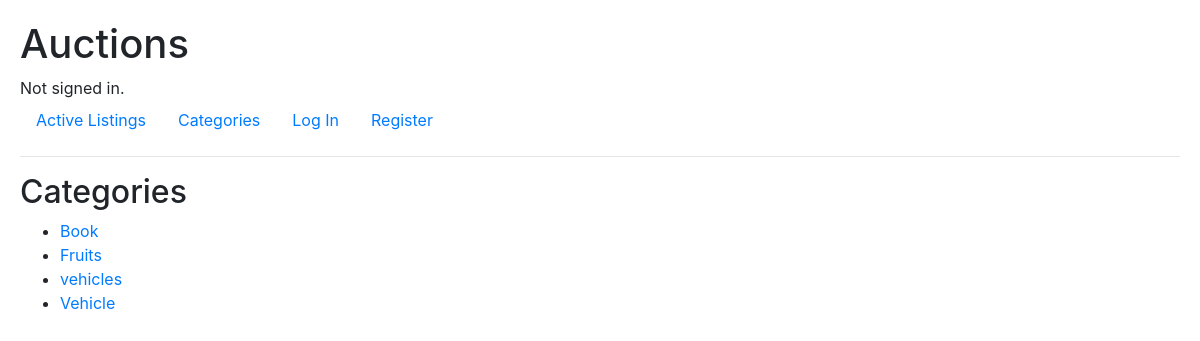
The page /categories on the database its author committed.
### auctions/models.py (models this page shows, shortened)
class Listings(models.Model):
    owner = models.ForeignKey(
        User, on_delete=models.CASCADE, related_name="owned_listings")
    title = models.CharField(
        max_length=64, help_text="The title to be displayed for the listing")
    description = models.CharField(max_length=2048, help_text="A longer description that lets users know more about "
                                                              "what you're selling!")
    starting_bid = models.DecimalField(max_digits=8, decimal_places=2, help_text="What is the starting price you want "
                                                                                 "to sell your product for? All "
                                                                                 "prices are in USD!")
    image_url = models.CharField(max_length=2048, blank=True, help_text="This is not required, but if you want to "
                                                                        "include an image for your product, "
                                                                        "please include an online url for it here!")
    category = models.CharField(max_length=64, blank=True, help_text="Again, not required, but this could help your "
                                                                     "product gain the spotlight it deserves! "
                                                                     "Examples of categories include Fashion, Toys, "
                                                                     "Electronics, Home, etc.")
    watchlist_users = models.ManyToManyField(
        User, blank=True, related_name="watchlist_items")
    closed = models.BooleanField(default=False)

### auctions/views.py (the view)
# urls.py: path("categories", views.category_listing_page, name="category listing")
def category_listing_page(request):
    categories = list(
        set([listing.category for listing in Listings.objects.all() if listing.category]))
    print(categories)
    return render(request, "auctions/categories.html", {
        'categories': categories
    })

### auctions/templates/auctions/categories.html
{% extends "auctions/layout.html" %}
{% block body %}
<h2>Categories</h2>
<ul>
    {% for category in categories %}
    <li>
        <a href="{% url 'filtered index' category %}">{{ category }}</a>
    </li>
    {% endfor %}
</ul>
{% endblock %}

### auctions/templates/auctions/layout.html (shortened to what this page needs)
{% load static %}
<!DOCTYPE html>
<html lang="en">
<head>
    <link rel="stylesheet" href="https://stackpath.bootstrapcdn.com/bootstrap/4.4.1/css/bootstrap.min.css"
>
    <link href="{% static 'auctions/styles.css' %}" rel="stylesheet">
</head>
<body>
    <h1>Auctions</h1>
    <div>
        {% if user.is_authenticated %}
        Signed in as <strong>{{ user.username }}</strong>.
        {% else %}
        Not signed in.
        {% endif %}
    </div>
    <ul class="nav">
        <li class="nav-item">
            <a class="nav-link" href="{% url 'index' %}">Active Listings</a>
        </li>
        <li class="nav-item">
            <a class="nav-link" href="{% url 'category listing' %}">Categories</a>
        </li>
        {% if user.is_authenticated %}
        <li class="nav-item">
            <a class="nav-link" href="{% url 'watchlist page' %}">Watchlist Items</a>
        </li>
        <li class="nav-item">
            <a class="nav-link" href="{% url 'create listing' %}">Create a New Listings</a>
        </li>
        <li class="nav-item">
            <a class="nav-link" href="{% url 'logout' %}">Log Out</a>
        </li>
        {% else %}
        <li class="nav-item">
            <a class="nav-link" href="{% url 'login' %}">Log In</a>
        </li>
        <li class="nav-item">
            <a class="nav-link" href="{% url 'register' %}">Register</a>
        </li>
        {% endif %}
    </ul>
    <hr>
    {% block body %}
    {% endblock %}
</body>
</html>

### auctions/static/auctions/styles.css (style rules this page uses)
body { padding: 20px; }

### rows shown on the page
Listings: categories "Book"
Listings: categories "Fruits"
Listings: categories "vehicles"
Listings: categories "Vehicle"
